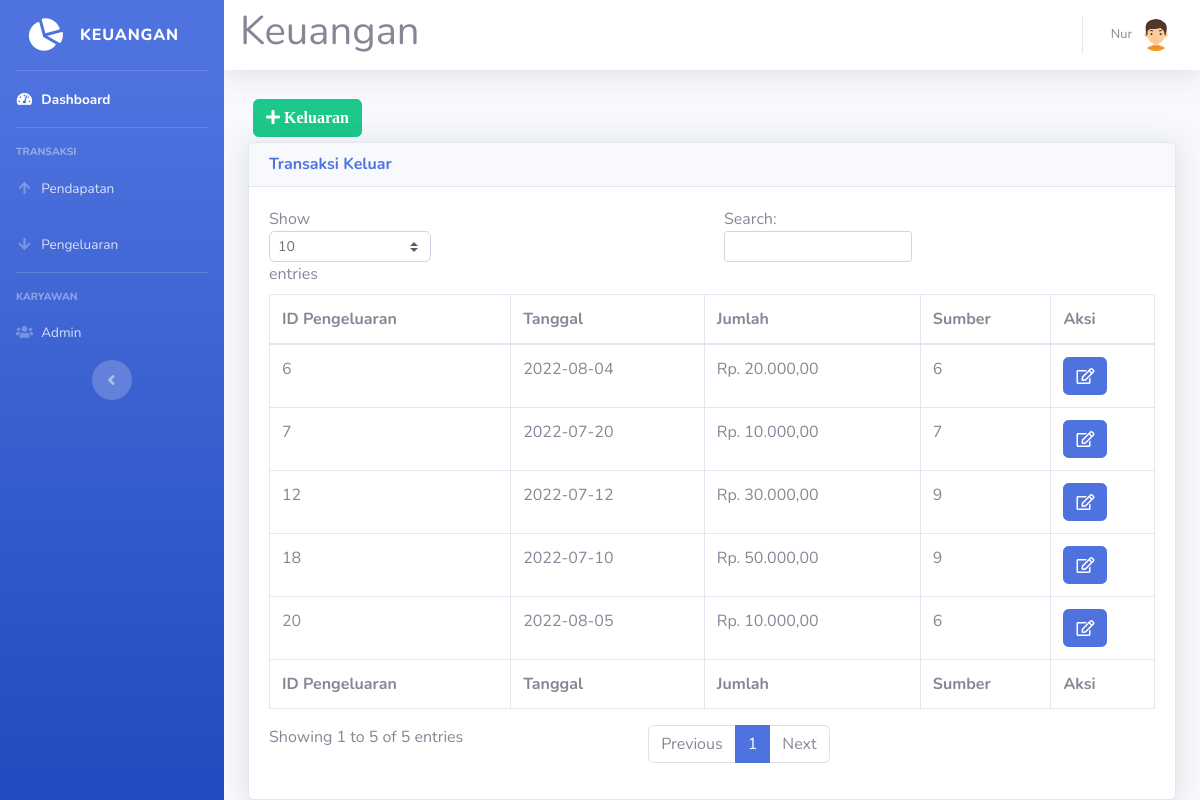
Screenshot of /pengeluaran.php (signed in) with the database file from the repository.
### tables this page shows
CREATE TABLE `pengeluaran` (
  `id_pengeluaran` int(11) NOT NULL,
  `tgl_pengeluaran` date NOT NULL,
  `jumlah` int(11) NOT NULL,
  `id_sumber` int(11) NOT NULL
);

### pengeluaran.php (the view, shortened to what this page needs)
<!DOCTYPE html>
<html lang="en">
<head>
  <link href="vendor/fontawesome-free/css/all.min.css" rel="stylesheet" type="text/css">
  <link href="css/sb-admin-2.min.css" rel="stylesheet">
</head>
<body id="page-top">
<?php
require 'koneksi.php';
require ('sidebar.php');
?>
      <div id="content">
<?php require ('navbar.php');?>
        <div class="container-fluid">
          <div class="row">
            <div class="col-lg-12 mb-12">
			<button type="button" class="btn btn-success" style="margin:5px" data-toggle="modal" data-target="#myModalTambah"><i class="fa fa-plus"> Keluaran</i></button><br>
	<div class="row">
		<div class="col-xl-12 col-lg-12">
          <div class="card shadow mb-12">
            <div class="card-header py-12">
              <h6 class="m-0 font-weight-bold text-primary">Transaksi Keluar</h6>
            </div>
            <div class="card-body">
              <div class="table-responsive">
                <table class="table table-bordered" id="dataTable" width="100%" cellspacing="0">
                  <thead>
                    <tr>
                      <th>ID Pengeluaran</th>
                      <th>Tanggal</th>
                      <th>Jumlah</th>
                      <th>Sumber</th>
					  <th>Aksi</th>
                    </tr>
                  </thead>
                  <tfoot>
                    <tr>
                      <th>ID Pengeluaran</th>
                      <th>Tanggal</th>
                      <th>Jumlah</th>
                      <th>Sumber</th>
                      <th>Aksi</th>
                    </tr>
                  </tfoot>
                  <tbody>
				  <?php
$query = mysqli_query($koneksi,"SELECT * FROM pengeluaran");
while ($data = mysqli_fetch_assoc($query))
{
?>
                    <tr>
                      <td><?=$data['id_pengeluaran']?></td>
                      <td><?=$data['tgl_pengeluaran']?></td>
                      <td>Rp. <?=number_format($data['jumlah'],2,',','.');?></td>
                      <td><?=$data['id_sumber']?></td>
					  <td>
<a href="#" type="button" class=" fa fa-edit btn btn-primary btn-md" data-toggle="modal" data-target="#myModal<?php echo $data['id_pengeluaran']; ?>"></a>
</td>
</tr>
  </div>
<?php
}
?>
              </div>
            </div>
          </div>
		  	</div>
       </div>
      </div>
</body>
</html>

### rows the page displays
pengeluaran: id_pengeluaran "6", tgl_pengeluaran "2022-08-04", jumlah "20.000,00", id_sumber "6"
pengeluaran: id_pengeluaran "7", tgl_pengeluaran "2022-07-20", jumlah "10.000,00", id_sumber "7"
pengeluaran: id_pengeluaran "12", tgl_pengeluaran "2022-07-12", jumlah "30.000,00", id_sumber "9"
pengeluaran: id_pengeluaran "18", tgl_pengeluaran "2022-07-10", jumlah "50.000,00", id_sumber "9"
pengeluaran: id_pengeluaran "20", tgl_pengeluaran "2022-08-05", jumlah "10.000,00", id_sumber "6"

### other values shown
$_SESSION['nama'] "Nur"
